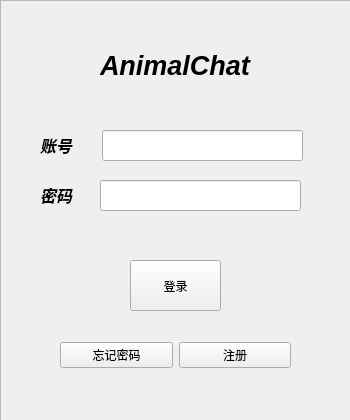
<?xml version="1.0" encoding="UTF-8"?>
<ui version="4.0">
 <class>LoginWidget</class>
 <widget class="QWidget" name="LoginWidget">
  <property name="geometry">
   <rect>
    <x>0</x>
    <y>0</y>
    <width>350</width>
    <height>420</height>
   </rect>
  </property>
  <property name="minimumSize">
   <size>
    <width>350</width>
    <height>420</height>
   </size>
  </property>
  <property name="maximumSize">
   <size>
    <width>350</width>
    <height>420</height>
   </size>
  </property>
  <property name="windowTitle">
   <string>Form</string>
  </property>
  <widget class="QFrame" name="frame">
   <property name="geometry">
    <rect>
     <x>0</x>
     <y>0</y>
     <width>351</width>
     <height>421</height>
    </rect>
   </property>
   <property name="frameShape">
    <enum>QFrame::StyledPanel</enum>
   </property>
   <property name="frameShadow">
    <enum>QFrame::Raised</enum>
   </property>
   <widget class="QLineEdit" name="numberlineEdit">
    <property name="geometry">
     <rect>
      <x>102</x>
      <y>130</y>
      <width>201</width>
      <height>31</height>
     </rect>
    </property>
   </widget>
   <widget class="QWidget" name="layoutWidget">
    <property name="geometry">
     <rect>
      <x>60</x>
      <y>330</y>
      <width>231</width>
      <height>51</height>
     </rect>
    </property>
    <layout class="QHBoxLayout" name="horizontalLayout">
     <item>
      <widget class="QPushButton" name="forgotPasswordButton">
       <property name="text">
        <string>忘记密码</string>
       </property>
      </widget>
     </item>
     <item>
      <widget class="QPushButton" name="registerButton">
       <property name="text">
        <string>注册</string>
       </property>
      </widget>
     </item>
    </layout>
   </widget>
   <widget class="QLabel" name="label">
    <property name="geometry">
     <rect>
      <x>100</x>
      <y>30</y>
      <width>221</width>
      <height>71</height>
     </rect>
    </property>
    <property name="text">
     <string>&lt;html&gt;&lt;head/&gt;&lt;body&gt;&lt;p&gt;&lt;span style=&quot; font-size:20pt; font-weight:700; font-style:italic;&quot;&gt;AnimalChat&lt;/span&gt;&lt;/p&gt;&lt;/body&gt;&lt;/html&gt;</string>
    </property>
   </widget>
   <widget class="QPushButton" name="loginButton">
    <property name="geometry">
     <rect>
      <x>130</x>
      <y>260</y>
      <width>91</width>
      <height>51</height>
     </rect>
    </property>
    <property name="text">
     <string>登录</string>
    </property>
   </widget>
   <widget class="QLabel" name="label_4">
    <property name="geometry">
     <rect>
      <x>40</x>
      <y>180</y>
      <width>71</width>
      <height>31</height>
     </rect>
    </property>
    <property name="text">
     <string>&lt;html&gt;&lt;head/&gt;&lt;body&gt;&lt;p&gt;&lt;span style=&quot; font-size:12pt; font-weight:700; font-style:italic;&quot;&gt;密码&lt;/span&gt;&lt;/p&gt;&lt;/body&gt;&lt;/html&gt;</string>
    </property>
   </widget>
   <widget class="QLabel" name="label_2">
    <property name="geometry">
     <rect>
      <x>40</x>
      <y>130</y>
      <width>71</width>
      <height>31</height>
     </rect>
    </property>
    <property name="text">
     <string>&lt;html&gt;&lt;head/&gt;&lt;body&gt;&lt;p&gt;&lt;span style=&quot; font-size:12pt; font-weight:700; font-style:italic;&quot;&gt;账号&lt;/span&gt;&lt;/p&gt;&lt;/body&gt;&lt;/html&gt;</string>
    </property>
   </widget>
   <widget class="QLineEdit" name="passwordlineEdit">
    <property name="geometry">
     <rect>
      <x>100</x>
      <y>180</y>
      <width>201</width>
      <height>31</height>
     </rect>
    </property>
   </widget>
  </widget>
 </widget>
 <resources/>
 <connections/>
</ui>
